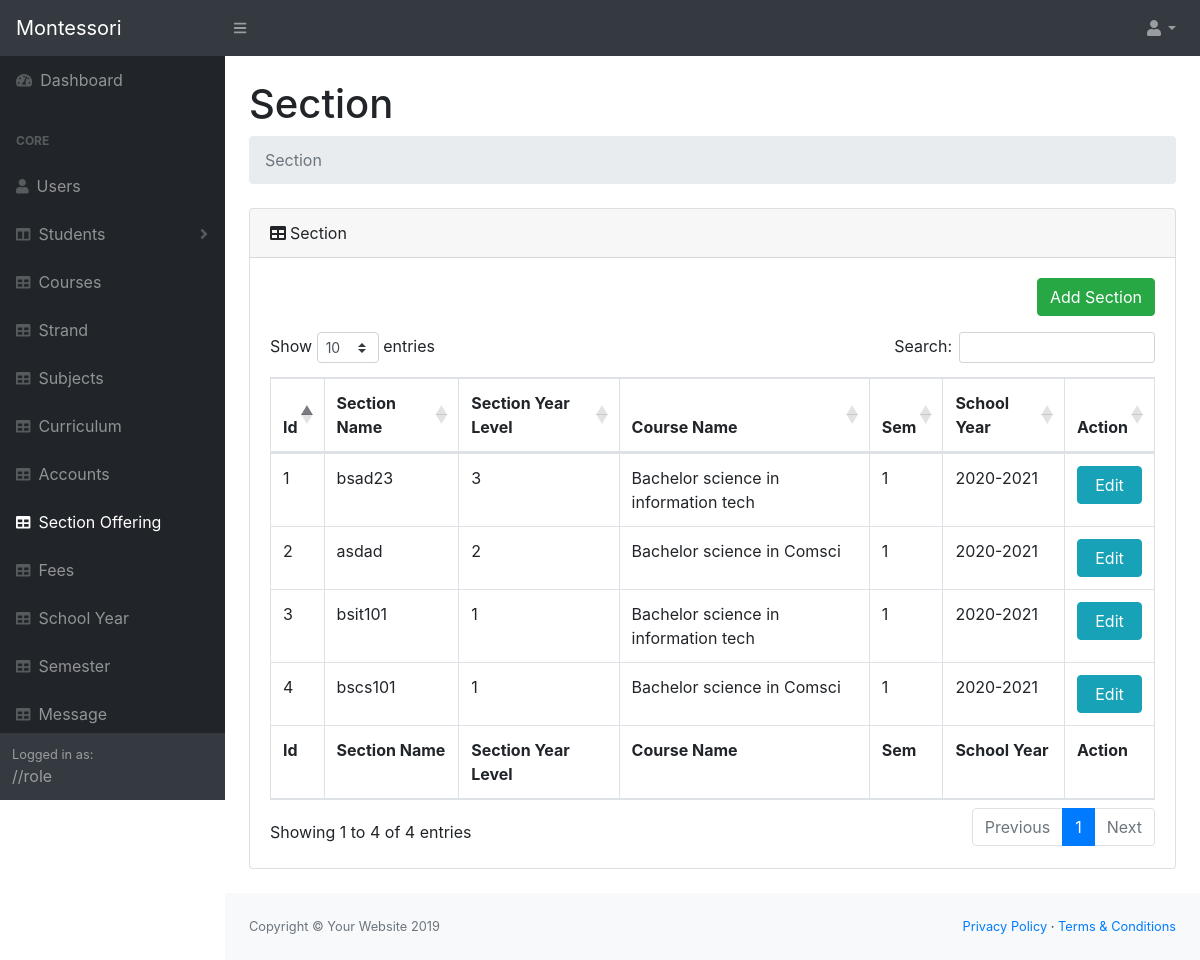
Page /system/pages/sections.php (signed in) on the committed database.
### tables this page shows
CREATE TABLE `sections` (
  `section_id` int(11) NOT NULL,
  `section_name` varchar(50) NOT NULL,
  `section_yr` int(11) NOT NULL,
  `course_id` int(11) NOT NULL,
  `syid` int(11) NOT NULL,
  `semid` int(11) NOT NULL
);

CREATE TABLE `courses` (
  `courses_id` int(11) NOT NULL,
  `coursesName` varchar(50) NOT NULL,
  `coursesCode` varchar(10) NOT NULL
);

CREATE TABLE `sem` (
  `semid` int(11) NOT NULL,
  `semterm` int(11) NOT NULL,
  `sem_status` varchar(15) NOT NULL,
  `syid` int(11) NOT NULL,
  `isOpenReg` int(11) NOT NULL
);

CREATE TABLE `schoolyear` (
  `sy_id` int(11) NOT NULL,
  `school_year` varchar(30) NOT NULL,
  `sy_status` varchar(15) NOT NULL
);

### system/pages/functions.php (called while the page is built, shortened)
<?php
$db = new DBController();
$schoolYear = new SchoolYear($db);
$sem = new Sem($db);
$section = new Section($db);

### system/pages/sections.php (the view, shortened to what this page needs)
<?php
include('header.php');
include('navigation.php');
$schoolYearArgs = $schoolYear->schoolYear();
$semList = $sem->getSemActivate();
$syids = $schoolYearArgs['sy_id'];
$sectionList = $section->getData($syids, $semList['semid']);
?>
<main>
    <div class="container-fluid">
        <h1 class="mt-4">Section</h1>
        <ol class="breadcrumb mb-4">
            <li class="breadcrumb-item active">Section</li>
        </ol>
        <div class="card mb-4">
            <div class="card-header"><i class="fas fa-table mr-1"></i>Section
            </div>
            <div class="card-body">
                <div class="d-flex justify-content-end mb-3">
                    <button class="btn btn-md btn-success" data-toggle="modal" data-target="#addModalSections">Add Section</button>
                </div>
                <div class="table-responsive">
                    <table class="table table-bordered" id="dataTable" width="100%" cellspacing="0">
                        <thead>
                            <tr>
                                <th>Id</th>
                                <th>Section Name</th>
                                <th>Section Year Level</th>
                                <th>Course Name</th>
                                <th>Sem </th>
                                <th>School Year</th>
                                <th>Action</th>
                            </tr>
                        </thead>
                        <tfoot>
                            <tr>
                                <th>Id</th>
                                <th>Section Name</th>
                                <th>Section Year Level</th>
                                <th>Course Name</th>
                                <th>Sem </th>
                                <th>School Year</th>
                                <th>Action</th>
                            </tr>
                        </tfoot>
                        <tbody>
                            <?php array_map(function ($section) use ($syids) { ?>
                                <tr>
                                    <td><?= $section['section_id'] ?></td>
                                    <td><?= $section['section_name'] ?></td>
                                    <td><?= $section['section_yr'] ?></td>
                                    <td><?= $section['coursesName'] ?></td>
                                    <td><?= $section['semterm'] ?></td>
                                    <td><?= $section['school_year'] ?></td>
                                    <td>
                                        <a class="btn btn-block btn-info" data-toggle="modal" data-yr="<?= $section['section_yr'] ?>" data-sectid="<?= $section['section_id'] ?>" data-name="<?= $section['section_name'] ?>" data-target="#editModalSections" href="">Edit</a>
                                    </td>
                                </tr>
                            <?php }, $sectionList) ?>
                        </tbody>
                    </table>
                </div>
            </div>
        </div>
    </div>
</main>
<?php
include('footer.php');
?>

### rows in the picture
sections: section_id "1", section_name "bsad23", section_yr "3"
courses: coursesName "Bachelor science in information tech Bachelor science in information tech"
sem: semterm "1 1 1 1"
schoolyear: school_year "2020-2021 2020-2021 2020-2021 2020-2021"
sections: section_id "2", section_name "asdad", section_yr "2"
courses: coursesName "Bachelor science in Comsci Bachelor science in Comsci"
sections: section_id "3", section_name "bsit101", section_yr "1"
sections: section_id "4", section_name "bscs101", section_yr "1"
